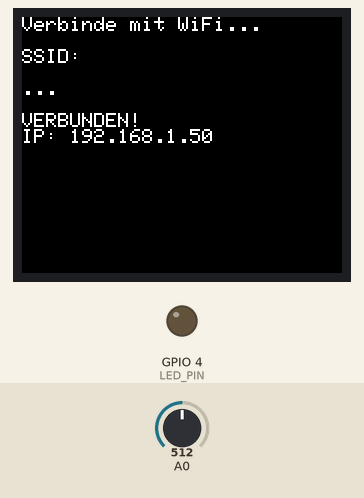
Bench run of a sketch on a simulated ESP8266 (NodeMCU). On the bench: 160×128 colour display, output pins drawn as LEDs (lit = HIGH). The test bench sets the inputs (shaded band); at power-on: A0 = 512. WiFi joins after 1.5 s; servers stay silent unless stated; not simulated (calls return 0 or success): Credentials.h; what the sketch prints to the serial monitor is not drawn.

Above: at 4.9 s.
At 8.9 s:
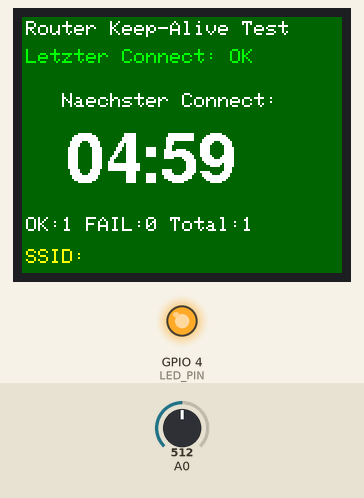
9.0 s: A0 set to 122
At 9.7 s:
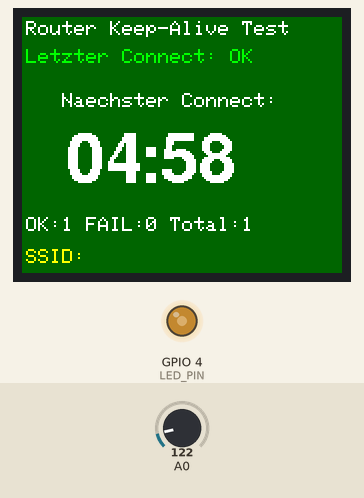
12.0 s: A0 set to 306
At 14.1 s:
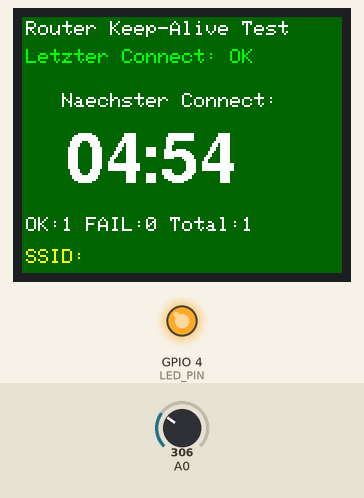
15.0 s: A0 set to 0
At 16.0 s:
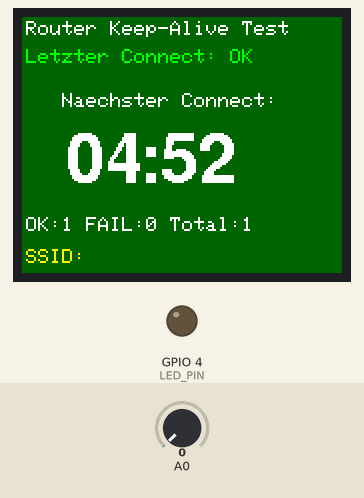
Timing chart, 0 to 18.0 s (numbered marks = the images above; inputs shaded):
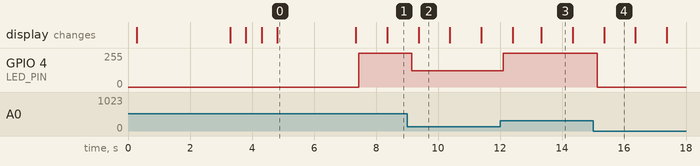

The sketch:

Widget_II_Routertest.ino
```cpp
// Widget_II_Routertest
// Testprogramm: Periodisches WiFi Connect/Disconnect um 4G-Hotspot aktiv zu halten
//
// Hardware: ESP8266 + Adafruit ST7735 1.8" TFT Display
// Verdrahtung identisch zu Desk_Top_Widget_II_opt:
//   TFT_CS  = GPIO 15
//   TFT_DC  = GPIO 2
//   TFT_RST = GPIO 12
//   LED     = GPIO 4 (Hintergrundbeleuchtung)
//   LDR     = A0 (Helligkeitssensor)
//
// Funktion:
//   - Verbindet sich periodisch mit dem WLAN (ssid2) und trennt wieder
//   - Zeigt Countdown bis zum naechsten Verbindungsversuch (MM:SS)
//   - Hintergrund GRUEN wenn Verbindung erfolgreich
//   - Hintergrund ROT wenn Verbindung fehlgeschlagen
//
// Zweck:
//   Herausfinden ob periodisches Verbinden den 4G-Hotspot aktiv haelt
//   und welche Periodizitaet dafuer noetig ist.

#include <ESP8266WiFi.h>
#include <SPI.h>
#include <Adafruit_GFX.h>
#include <Adafruit_ST7735.h>
#include <Fonts/FreeSans9pt7b.h>
#include <Fonts/FreeSansBold18pt7b.h>
#include <Credentials.h>

// ============================================
// KONFIGURATION
// ============================================
// Intervall zwischen WiFi-Verbindungsversuchen in Sekunden
// Auf 15 Minuten (900 Sekunden) eingestellt
// Zum Testen kann man den Wert verkleinern, z.B. 60 fuer 1 Minute
const unsigned long CONNECT_INTERVAL_SEC = 5 * 60;  // 15 Minuten

// Maximale Wartezeit fuer WiFi-Verbindung in Sekunden
const int WIFI_CONNECT_TIMEOUT_SEC = 30;
// ============================================

// TFT Pin-Belegung (identisch zu Desk_Top_Widget_II_opt)
#define TFT_PIN_CS   15
#define TFT_PIN_DC   2
#define TFT_PIN_RST  12
#define LED_PIN      4

Adafruit_ST7735 tft = Adafruit_ST7735(TFT_PIN_CS, TFT_PIN_DC, TFT_PIN_RST);

// Status
enum ConnectStatus {
  STATUS_INIT,
  STATUS_OK,
  STATUS_FAIL
};

ConnectStatus lastStatus = STATUS_INIT;
unsigned long countdownRemaining = 0;  // Sekunden bis zum naechsten Connect
unsigned long lastSecondMillis = 0;
int lastDisplayedMinutes = -1;
int lastDisplayedSeconds = -1;
int connectCount = 0;
int successCount = 0;
int failCount = 0;

void setup() {
  Serial.begin(9600);
  Serial.println();
  Serial.println("Widget_II_Routertest");
  Serial.println("====================");

  // LED / Hintergrundbeleuchtung
  pinMode(LED_PIN, OUTPUT);
  digitalWrite(LED_PIN, LOW);

  // TFT initialisieren (identisch zu Desk_Top_Widget_II_opt)
  tft.initR(INITR_BLACKTAB);
  tft.setTextWrap(false);
  tft.setRotation(1);
  tft.fillScreen(ST7735_BLACK);
  tft.setTextColor(ST7735_WHITE, ST7735_BLACK);
  tft.setFont();
  tft.setCursor(0, 0);

  // WiFi im Station-Modus, aber noch nicht verbunden
  WiFi.mode(WIFI_STA);
  WiFi.disconnect();
  delay(100);

  // Startbildschirm
  tft.println("Router Keep-Alive Test");
  tft.println();
  tft.print("SSID: ");
  tft.println(ssid2);
  tft.println();
  tft.print("Intervall: ");
  tft.print(CONNECT_INTERVAL_SEC / 60);
  tft.println(" Min");
  tft.println();
  tft.println("Erster Connect in 3s...");

  Serial.print("SSID: ");
  Serial.println(ssid2);
  Serial.print("Intervall: ");
  Serial.print(CONNECT_INTERVAL_SEC / 60);
  Serial.println(" Minuten");

  delay(3000);

  // Sofort ersten Verbindungsversuch starten
  doWiFiConnectTest();

  // Countdown fuer naechsten Versuch starten
  countdownRemaining = CONNECT_INTERVAL_SEC;
  lastSecondMillis = millis();
  displayCountdown(true);
}

void loop() {
  // Helligkeitssteuerung (wie in Desk_Top_Widget_II_opt)
  int helligkeit = analogRead(A0);
  delay(100);
  if (helligkeit > 1010) helligkeit = 1010;
  analogWrite(LED_PIN, helligkeit);

  // Jede Sekunde Countdown aktualisieren
  unsigned long now = millis();
  if (now - lastSecondMillis >= 1000) {
    lastSecondMillis += 1000;

    if (countdownRemaining > 0) {
      countdownRemaining--;
      displayCountdown(false);
    }

    // Countdown abgelaufen -> WiFi-Verbindungsversuch
    if (countdownRemaining == 0) {
      doWiFiConnectTest();
      countdownRemaining = CONNECT_INTERVAL_SEC;
      lastDisplayedMinutes = -1;  // Display-Update erzwingen
      lastDisplayedSeconds = -1;
      displayCountdown(true);
    }
  }
}

// Fuehrt einen WiFi Connect/Disconnect-Zyklus durch
void doWiFiConnectTest() {
  connectCount++;

  Serial.println();
  Serial.print("=== Verbindungsversuch #");
  Serial.print(connectCount);
  Serial.println(" ===");

  // Verbindungsversuch auf dem Display anzeigen
  tft.fillScreen(ST7735_BLACK);
  tft.setFont();
  tft.setTextColor(ST7735_WHITE, ST7735_BLACK);
  tft.setCursor(0, 0);
  tft.println("Verbinde mit WiFi...");
  tft.println();
  tft.print("SSID: ");
  tft.println(ssid2);
  tft.println();

  // WiFi verbinden
  WiFi.begin(ssid2, password2);

  int waitCount = 0;
  while (WiFi.status() != WL_CONNECTED && waitCount < WIFI_CONNECT_TIMEOUT_SEC * 2) {
    delay(500);
    tft.print(".");
    waitCount++;
  }

  tft.println();
  tft.println();

  if (WiFi.status() == WL_CONNECTED) {
    // Erfolg
    successCount++;
    lastStatus = STATUS_OK;

    Serial.print("Verbunden! IP: ");
    Serial.println(WiFi.localIP());

    tft.setTextColor(ST7735_WHITE);
    tft.println("VERBUNDEN!");
    tft.print("IP: ");
    tft.println(WiFi.localIP());

    // Kurz verbunden lassen damit der Router es registriert
    delay(2000);

    // Trennen
    WiFi.disconnect();
    delay(500);

    Serial.println("Getrennt.");
  } else {
    // Fehlgeschlagen
    failCount++;
    lastStatus = STATUS_FAIL;

    Serial.println("Verbindung fehlgeschlagen!");

    tft.setTextColor(ST7735_RED);
    tft.println("FEHLGESCHLAGEN!");

    WiFi.disconnect();
    delay(500);
  }

  Serial.print("Statistik: ");
  Serial.print(successCount);
  Serial.print(" OK / ");
  Serial.print(failCount);
  Serial.println(" FAIL");
}

// Zeigt den Countdown-Bildschirm an
// fullRedraw: kompletter Neuaufbau des Bildschirms
void displayCountdown(bool fullRedraw) {
  int minutes = countdownRemaining / 60;
  int seconds = countdownRemaining % 60;

  // Nur neu zeichnen wenn sich die Anzeige aendert
  if (!fullRedraw && minutes == lastDisplayedMinutes && seconds == lastDisplayedSeconds) {
    return;
  }

  if (fullRedraw) {
    // Hintergrundfarbe je nach letztem Status
    uint16_t bgColor;
    switch (lastStatus) {
      case STATUS_OK:
        bgColor = tft.color565(0, 100, 0);  // Dunkelgruen
        break;
      case STATUS_FAIL:
        bgColor = tft.color565(139, 0, 0);  // Dunkelrot
        break;
      default:
        bgColor = ST7735_BLACK;
        break;
    }
    tft.fillScreen(bgColor);

    // Header
    tft.setFont();
    tft.setTextColor(ST7735_WHITE);
    tft.setCursor(2, 2);
    tft.print("Router Keep-Alive Test");

    // Status-Text
    tft.setCursor(2, 16);
    switch (lastStatus) {
      case STATUS_OK:
        tft.setTextColor(ST7735_GREEN);
        tft.print("Letzter Connect: OK");
        break;
      case STATUS_FAIL:
        tft.setTextColor(ST7735_RED);
        tft.print("Letzter Connect: FAIL");
        break;
      default:
        tft.setTextColor(ST7735_YELLOW);
        tft.print("Warte auf ersten Test...");
        break;
    }

    // Statistik
    tft.setFont();
    tft.setTextColor(ST7735_WHITE);
    tft.setCursor(2, 100);
    tft.print("OK:");
    tft.print(successCount);
    tft.print(" FAIL:");
    tft.print(failCount);
    tft.print(" Total:");
    tft.print(connectCount);

    // SSID
    tft.setCursor(2, 116);
    tft.setTextColor(ST7735_YELLOW);
    tft.print("SSID: ");
    tft.print(ssid2);
  }

  // Countdown gross anzeigen (nur den Zahlenbereich updaten)
  // Bereich fuer die grosse Countdown-Anzeige loeschen
  uint16_t bgColor;
  switch (lastStatus) {
    case STATUS_OK:
      bgColor = tft.color565(0, 100, 0);
      break;
    case STATUS_FAIL:
      bgColor = tft.color565(139, 0, 0);
      break;
    default:
      bgColor = ST7735_BLACK;
      break;
  }

  // Nur den Countdown-Bereich neu zeichnen
  tft.fillRect(0, 35, 160, 55, bgColor);

  // "Naechster Connect:" Label
  tft.setFont();
  tft.setTextColor(ST7735_WHITE);
  tft.setCursor(20, 38);
  tft.print("Naechster Connect:");

  // Grosse Countdown-Anzeige
  tft.setFont(&FreeSansBold18pt7b);
  tft.setTextColor(ST7735_WHITE);

  char buf[8];
  sprintf(buf, "%02d:%02d", minutes, seconds);

  // Zentriert anzeigen (ca. 5 Zeichen breit bei dieser Font)
  tft.setCursor(22, 82);
  tft.print(buf);

  lastDisplayedMinutes = minutes;
  lastDisplayedSeconds = seconds;
}
```

Measured:
- after the input at 9.0 s, GPIO 4 (LED_PIN): 255/255 → 122/255 after 0.16 s
- after the input at 12.0 s, GPIO 4 (LED_PIN): 122/255 → 255/255 after 0.10 s
- after the input at 15.0 s, GPIO 4 (LED_PIN): 255/255 → 0/255 after 0.14 s
- what the display in image 0 shows lasts 2.5 s, from 4.8 s to 7.3 s
- what the display in image 2 shows lasts 1.0 s, from 9.4 s to 10.4 s
